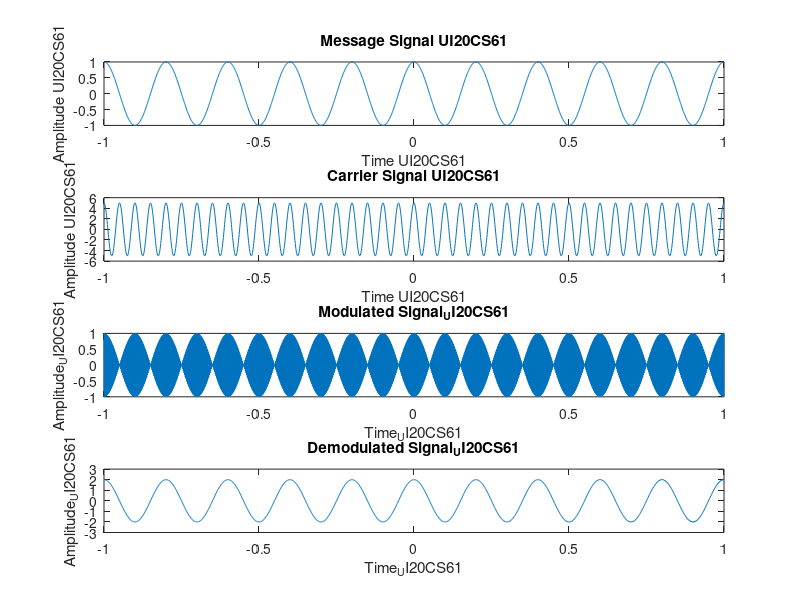

Write the MATLAB code that produced this figure.
clc;
clear all;

t=[-1:0.001:1];
fm=5;
fc=20;
fs=2*fc;
em=1;
ec=5;
a=em*cos(2*pi*fm*t);

subplot(4,1,1);
plot(t,a);
xlabel('Time UI20CS61');
ylabel('Amplitude UI20CS61');
title('Message Signal UI20CS61');

b=ec*cos(2*pi*fc*t);
subplot(4,1,2);
plot(t,b);
xlabel('Time UI20CS61');
ylabel('Amplitude UI20CS61');
title('Carrier Signal UI20CS61');


m=em/ec 
y= ammod(a,fc,fs);
subplot(4,1,3);
plot(t,y);
title('Modulated Signal_UI20CS61');
xlabel('Time_UI20CS61');
ylabel('Amplitude_UI20CS61');

x= amdemod(y,fc,fs);
subplot(4,1,4);
plot(t,x);
title('Demodulated Signal_UI20CS61');
xlabel('Time_UI20CS61');
ylabel('Amplitude_UI20CS61');